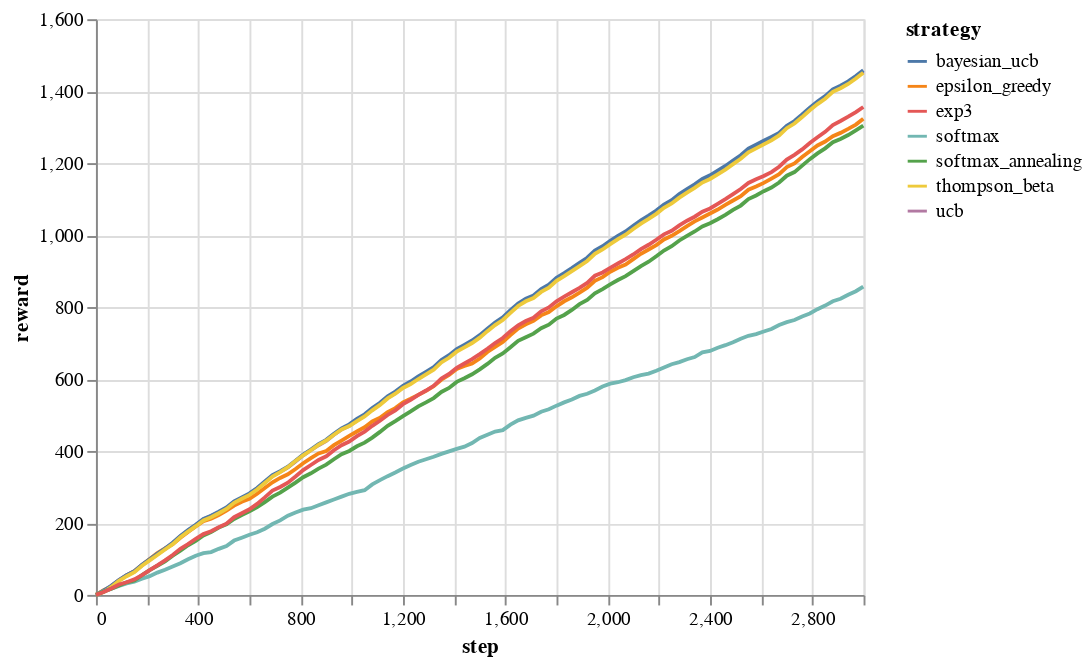

The code cell stored with this chart in its notebook:
### Code cell
env.altair_chart_reward()

### Figure 1 — Vega-Lite specification as saved in the notebook (floating-point values rounded to 4 significant figures; data arrays with more than 128 entries replaced by an {"elided": "..."} marker saying what was removed)
{"config": {"view": {"continuousWidth": 400, "continuousHeight": 300}}, "data": {"name": "data-af0645b364a589177e173bdc0fbfe340"}, "mark": "line", "encoding": {"color": {"type": "nominal", "field": "strategy"}, "x": {"type": "quantitative", "field": "step"}, "y": {"type": "quantitative", "field": "reward"}}, "$schema": "https://vega.github.io/schema/vega-lite/v4.8.1.json", "datasets": {"data-af0645b364a589177e173bdc0fbfe340": {"elided": "707 records"}}}
